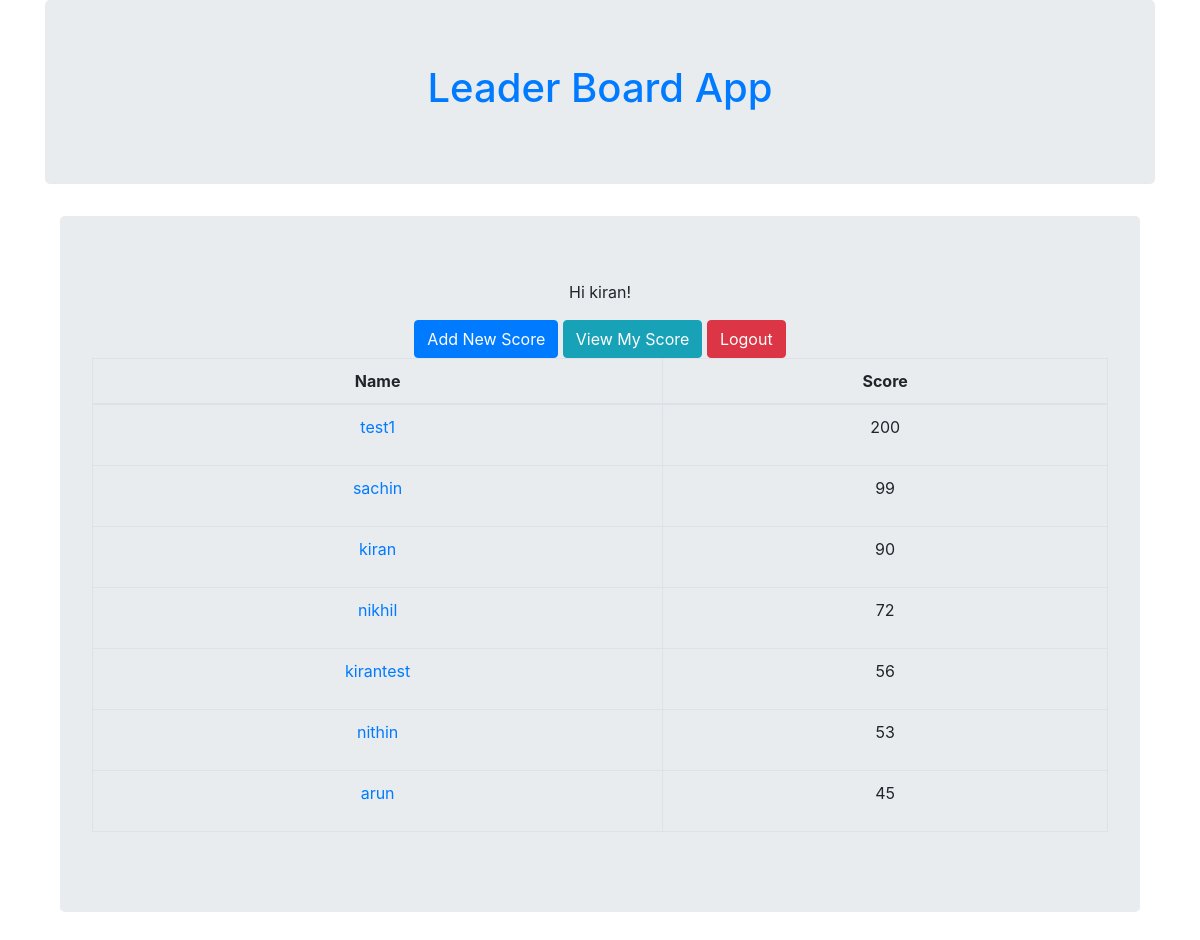
Page /userscores/ (signed in) on the earlier database version.
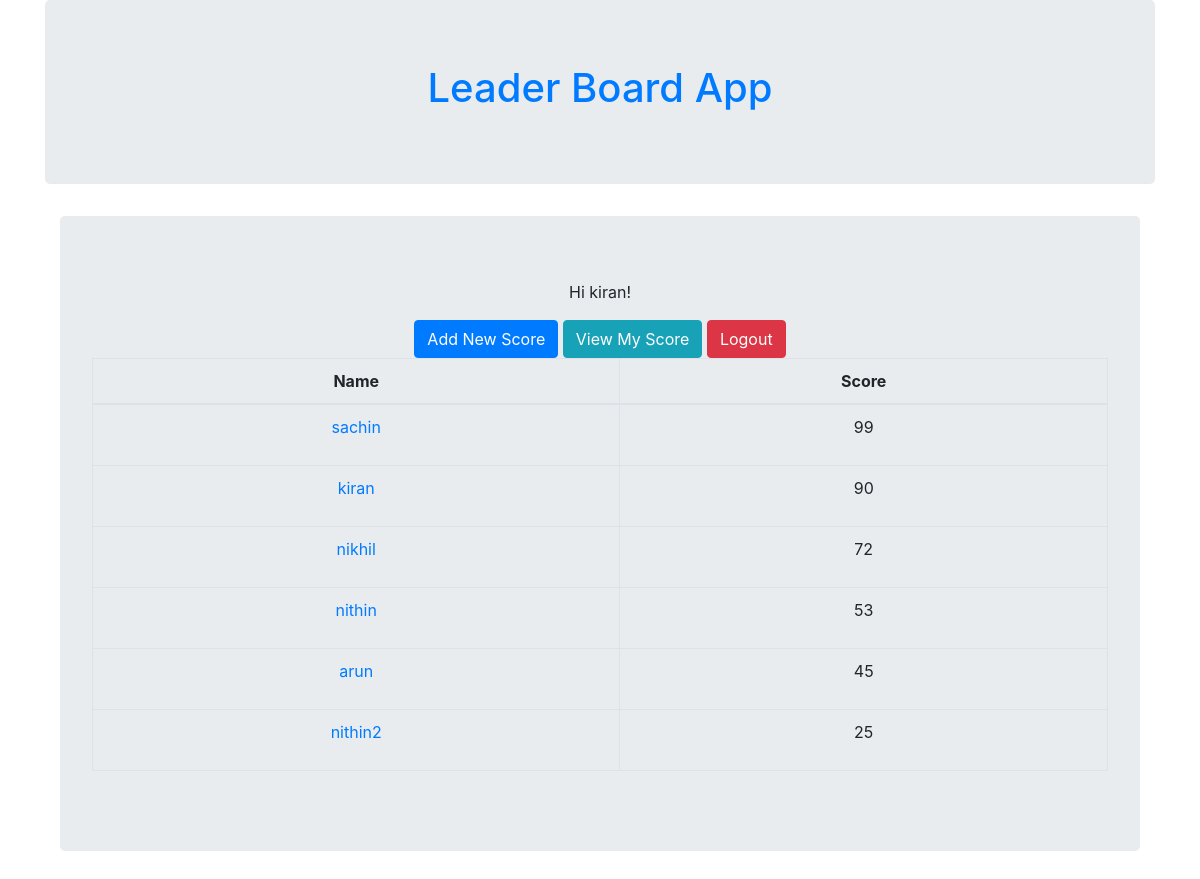
Same page on the later database version.
### score/models.py (models this page shows, shortened)
class Score(models.Model):
    class Meta:
            ordering = ['-score']
    scoreadmin = models.ForeignKey(User,on_delete=models.CASCADE)
    name = models.CharField(max_length=200,primary_key=True)
    score = models.IntegerField()

### score/views.py (the view)
# urls.py: path('userscores/', views.scoreUserView, name='score_user'),
def scoreUserView(request, queryset=None):
    object_list = Score.objects.filter(scoreadmin=request.user)
    context = {
        "object_list" : object_list
    }
    return render(request, 'score_user.html', context)

### templates/score_user.html
{% extends 'base.html' %}
{% block content %}
{% if user.is_authenticated %}
    <table class="table table-bordered" style="text-align: center">
      <thead>
        <tr>
          <th>Name</th>
          <th>Score</th>
        </tr>
      </thead>
      <tbody>
        {% for score in object_list %}
        <div class="post-entry">
          <tr>
            <td><a href="{% url 'score_detail' score.name %}">{{ score.name }}</a></td>
            <td><p>{{ score.score }}</p></td>
          </tr>
        </div>
        {% endfor %}
      </tbody>
    </table>
{% endif %}
{% endblock content %}

Differences in the rows shown:
removed Score: name "test1", score "200"
removed Score: name "kirantest", score "56"
added Score: name "nithin2", score "25"
